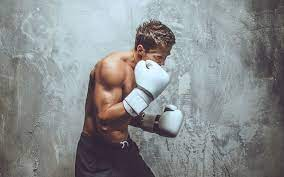
#> input picture src/ya.jfif, 284 x 177 px, given in place of the camera
$ python 010010_canny.py
#> lines starting #> are read from the running program, lines starting #| are printed output that depends on the picture; after the words box and inside, x2 and y2 are one past the last pixel; in counts of white or black regions, pixels touching at a corner belong together
import cv2
import numpy as np


def video():
	cap = cv2.VideoCapture(0)

	while(cap.isOpened()):
		ret, frame = cap.read()
#> frame is the input picture: shape (177, 284, 3); mean B, G, R 142, 140.4, 137

		if ret == True:
			gray = cv2.cvtColor(frame, cv2.COLOR_BGR2GRAY)
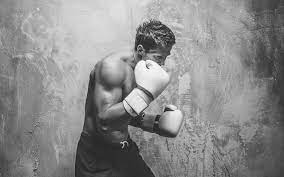
#> gray: shape (177, 284); min 16, max 255, mean 139.6
			bords = cv2.Canny(gray, 200,255)
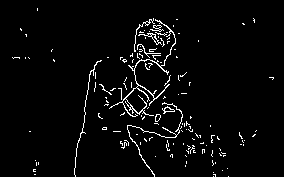
#> bords: shape (177, 284); 3.4% white in thin lines or dots, all inside (x1, y1, x2, y2) = (12, 8, 274, 177)
			cv2.imshow('Video', bords)

			if cv2.waitKey(1) & 0xFF == ord("q"):
#> (key q is pressed here)
				break

	cv2.destroyAllWindows()

def image():
	img = cv2.imread('src/money.jpg')
	gray = cv2.cvtColor(img, cv2.COLOR_BGR2GRAY)
	bords = cv2.Canny(gray, 255,255)

	newImg, contornos= cv2.findContours(bords, cv2.RETR_EXTERNAL, cv2.CHAIN_APPROX_SIMPLE)
	cv2.drawContours(img,newImg,-1,(0,255,0),3)

	cv2.imshow('img', img)
	cv2.imshow('canny', bords)
	cv2.waitKey(0)
	cv2.destroyAllWindows()

if __name__ == "__main__":
	video()
